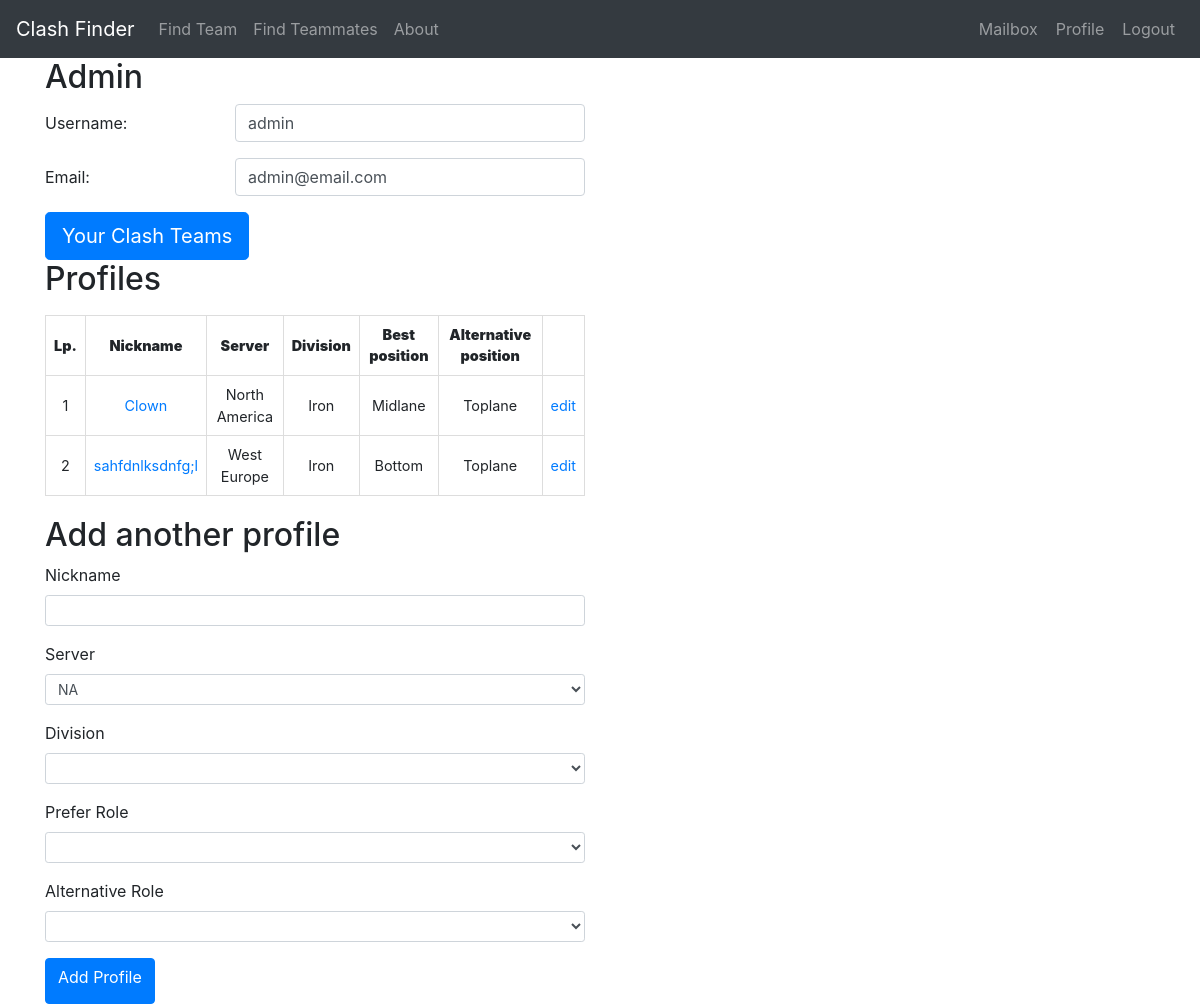
Page /user/admin (signed in) on the earlier database version.
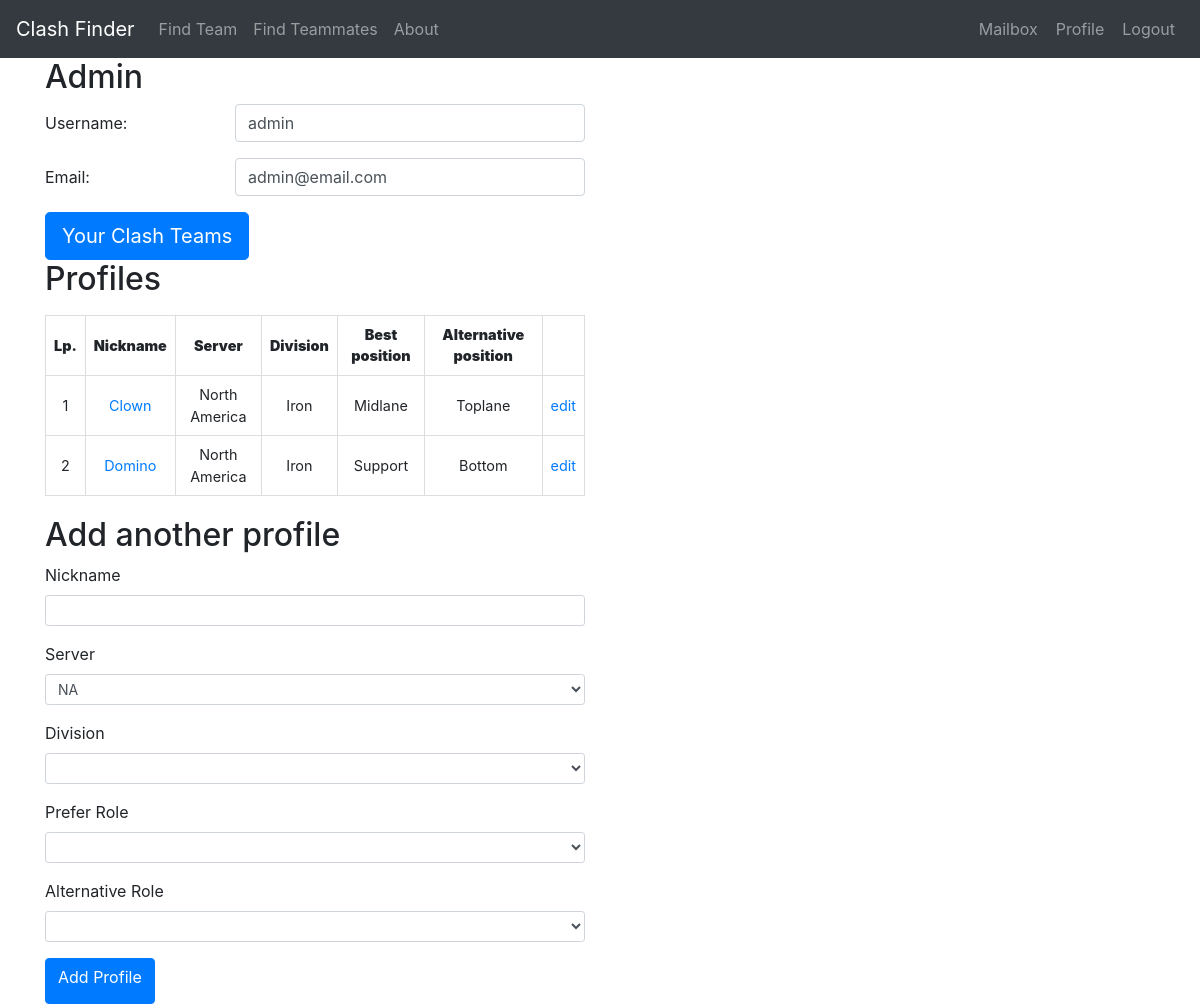
Same page on the later database version.
### models.py (models this page shows)
class Profile(UserMixin, db.Model):
    id = db.Column(db.Integer, primary_key=True)
    nickname = db.Column(db.String(64), index=True, unique=True)
    server = db.Column(db.String(10), index=True)
    division = db.Column(db.String(20), index=True)
    best_position = db.Column(db.String(20), index=True)
    alternative_position = db.Column(db.String(20), index=True)
    user_id = db.Column(db.Integer, db.ForeignKey('user.id'))
    clash_team = db.relationship('ClashTeam', backref='host', lazy='dynamic')
    invitation_in = db.relationship('ClashInvitation', backref='invitedguest', lazy='dynamic',
                                    cascade="all, delete, delete-orphan")
    request_out = db.relationship('ClashRequest', backref='candidate', lazy='dynamic',
                                  cascade="all, delete, delete-orphan")
    reported = db.relationship('ReportPlayer', backref='Reported', lazy='dynamic',
                               cascade="all, delete, delete-orphan")

### routes.py (the view)
@app.route('/user/<username>', methods=['GET', 'POST'])
@login_required
def user(username):
    user = User.query.filter_by(username=username).first_or_404()
    profiles = Profile.query.filter_by(user_id=user.id).all()
    if len(profiles) == 0:
        profiles = []
    form = ProfileForm()
    return render_template('user.html', profiles=profiles, form=form, user=user, get_server_short_name=get_server_short_name)

### forms.py
class ProfileForm(FlaskForm):
    nickname = StringField('Nickname', validators=[DataRequired()])
    server = SelectField('Server', choices=servers,
                         validators=[DataRequired()])
    division = SelectField('Division', choices=divisions,
                           validators=[DataRequired()])
    pref_role = SelectField(
        'Prefer Role', choices=positions, validators=[DataRequired()])
    alternative_role = SelectField('Alternative Role', choices=positions, validators=[
                                   DataRequired(), DifferentRole('pref_role')])
    submit = SubmitField('Add Profile')

### forms.py (called while the page is built)
def get_server_short_name(server_name):
    for server in servers:
        if server[0] == server_name:
            return server[1]
    return ''

### models.py (called while the page is built)
@login.user_loader
def load_user(id):
    return User.query.get(int(id))

### templates/user.html (shortened to what this page needs)
{% extends "base.html" %}
{% block content %}
<div class="container">
	<div class="row">
		<div class="col-sm-6">
			<h2>{{ user.username | title }}</h2>
			{% if current_user.id == user.id %}
			<div class="account-info">
				<div class="form-group row">
					<label for="username" class="col-sm-4 col-form-label">Username:</label>
					<div class="col-sm-8">
						<div class="form-control">{{ user.username }}</div>
					</div>
				</div>
			</div>
			<div class="account-info">
				<div class="form-group row">
					<label for="email" class="col-sm-4 col-form-label">Email:</label>
					<div class="col-sm-8">
						<div class="form-control">{{ user.email }}</div>
					</div>
				</div>
			</div>
			{% endif %}
			{% if current_user.id == user.id %}
			<a href="{{ url_for('yourteams', username=user.username) }}" class="btn btn-primary btn-lg">Your Clash
				Teams</a>
			{% endif %}
			{% if profiles %}
			<div class="account-info">
				<label for="profiles">
					<h2>Profiles</h2>
				</label>
				<table>
					<thead>
						<tr>
							<th><strong>Lp.</strong></th>
							<th><strong>Nickname</strong></th>
							<th><strong>Server</strong></th>
							<th><strong>Division</strong></th>
							<th><strong>Best position</strong></th>
							<th><strong>Alternative position</strong></th>
							{% if current_user.id == user.id %}
							<td></td>
							{% endif %}
						</tr>
					</thead>
					<tbody>
						{% for profile in profiles %}
						<tr>
							<td>{{ loop.index }}</td>
							<td><a
									href="{{ url_for('profile', nickname=profile.nickname, server=get_server_short_name(profile.server).lower()) }}">{{
									profile.nickname }}</a></td>
							<td>{{ profile.server }}</td>
							<td>{{ profile.division }}</td>
							<td>{{ profile.best_position }}</td>
							<td>{{ profile.alternative_position }}</td>
							{% if current_user.id == user.id %}
							<td><a href="{{ url_for('edit_profile', username=user.username, profile_id=profile.id) }}">edit</a></td>
							{% endif %}
						</tr>
						{% endfor %}
					</tbody>
				</table>
			</div>
			{% else %}
			<p>Currently you do not have any Profiles.</p>
			{% endif %}
			{% if current_user.id == user.id %}
			<div style="height: 20px;"></div>
			<h2>Add another profile</h2>
			<form method="POST" action="{{ url_for('create_profile', username=user.username) }}">
				<div class="form-group">
					{{ form.nickname.label(class="form-control-label") }}
					{{ form.nickname(class="form-control form-control-sm") }}
				</div>
				<div class="form-group">
					{{ form.server.label(class="form-control-label") }}
					{{ form.server(class="form-control form-control-sm") }}
				</div>
				<div class="form-group">
					{{ form.division.label(class="form-control-label") }}
					{{ form.division(class="form-control form-control-sm") }}
				</div>
				<div class="form-group">
					{{ form.pref_role.label(class="form-control-label") }}
					{{ form.pref_role(class="form-control form-control-sm") }}
				</div>
				<div class="form-group">
					{{ form.alternative_role.label(class="form-control-label") }}
					{{ form.alternative_role(class="form-control form-control-sm") }}
				</div>
				<button type="submit" class="btn btn-primary">{{ form.submit.label }}</button>
			</form>
			{% endif %}
		</div>
	</div>
</div>
{% endblock %}

Differences in the rows shown:
removed Profile: nickname "sahfdnlksdnfg;l", server "West Europe", division "Iron", best_position "Bottom", alternative_position "Toplane"
added Profile: nickname "Domino", server "North America", division "Iron", best_position "Support", alternative_position "Bottom"
